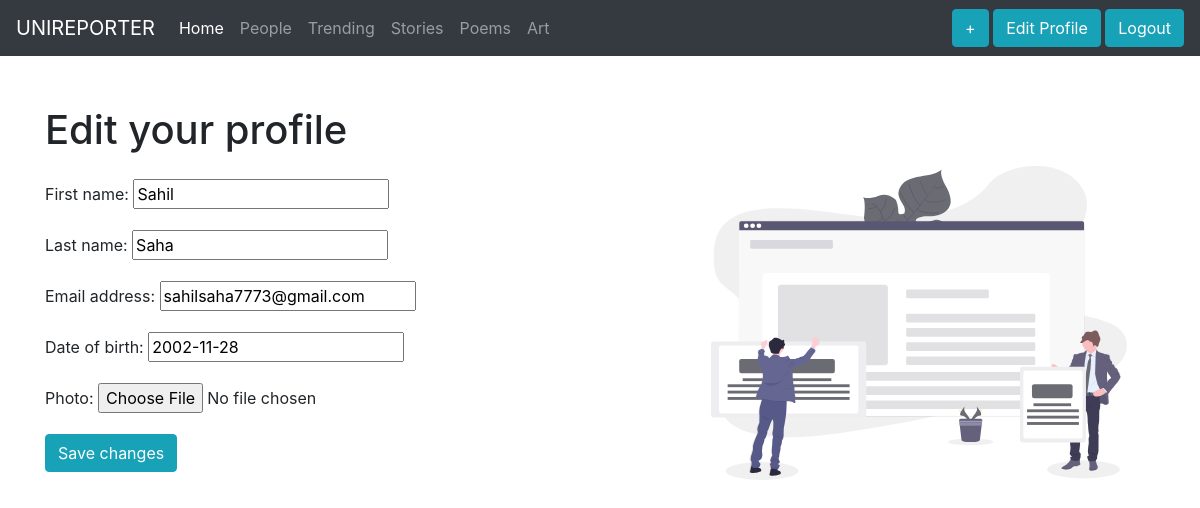
Before: /account/edit/ (signed in) with the older database file.
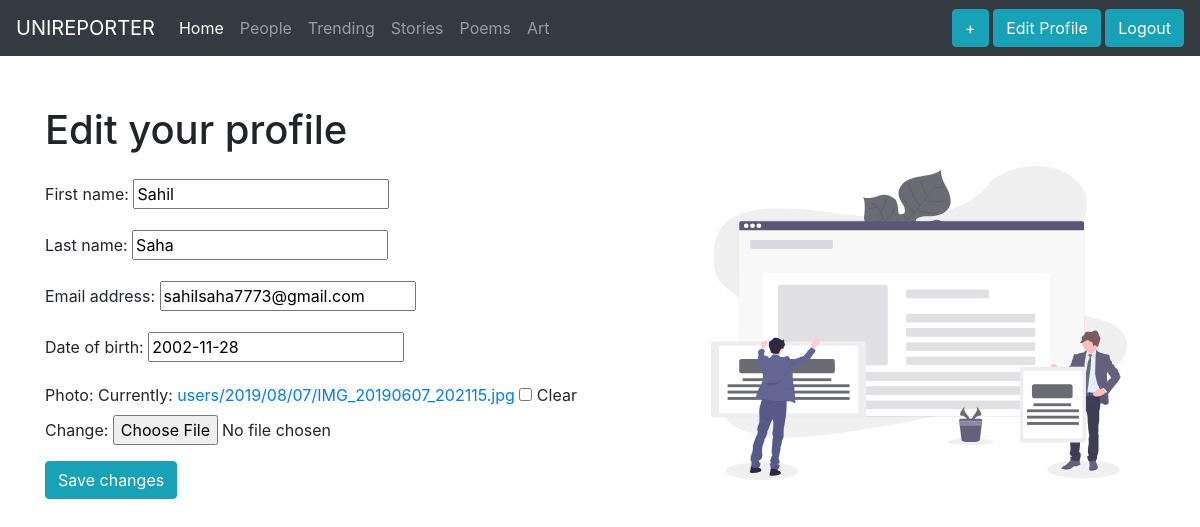
After: the same page with the newer database file.
### account/models.py (models this page shows, shortened)
class Profile(models.Model):
	user = models.OneToOneField(settings.AUTH_USER_MODEL, on_delete=models.CASCADE)
	date_of_birth = models.DateField(blank=True, null=True)
	photo = models.ImageField(upload_to='users/%Y/%m/%d',blank=True)

### account/views.py (the view)
# urls.py: path('edit/', views.edit, name='edit'),
@login_required
def edit(request):
	if request.method == 'POST':
		user_form = UserEditForm(instance=request.user, data=request.POST)
		profile_form = ProfileEditForm(instance=request.user.profile, data=request.POST, files=request.FILES)
		if user_form.is_valid() and profile_form.is_valid():
			user_form.save()
			profile_form.save()
			messages.success(request, 'Profile updated successfully')
		else:
			messages.success(request, 'Error updating profile')
	else:
		user_form = UserEditForm(instance=request.user)
		profile_form = ProfileEditForm(instance=request.user.profile)
	return render(request, 'account/edit.html', {'user_form':user_form, 'profile_form':profile_form})

### account/forms.py
class UserEditForm(forms.ModelForm):
	class Meta:
		model = User
		fields = ('first_name', 'last_name', 'email')

class ProfileEditForm(forms.ModelForm):
	class Meta:
		model = Profile
		fields = ('date_of_birth', 'photo')

### account/templates/account/edit.html (shortened to what this page needs)
{% extends "base.html" %}
{% load staticfiles%}
{% block content %}
	<div class="container login">
		<div class="left">
			<h1 style="margin-bottom: 25px">Edit your profile</h1>
		<form action="." method="post" class="form-horizontal" enctype="multipart/form-data">
			<div class="form-group">
			{{user_form.as_p}}
			{{profile_form.as_p}}
			<p> <button type="submit" class="btn btn-info" value="Log in">Save changes</button></p>
			</div>
		</form>
		</div>
		<div class="right">
			<img class="logimg" src="{% static "undraw_content_vbqo.svg" %}" width="75%">
		</div>
	</div>
{% endblock %}

Changed rows visible on the page:
now on this page (row edited): Profile: date_of_birth "2002-11-28"
Other visible differences:
form field as_p: (not shown) → "☐"
form field date_of_birth: "2002-11-28" → (not shown)
text no longer shown: "Date of birth: Photo:"
text now shown: "Date of birth: Photo: Currently: users/2019/08/07/IMG_20190607_202115.jpg Clear Change:"
